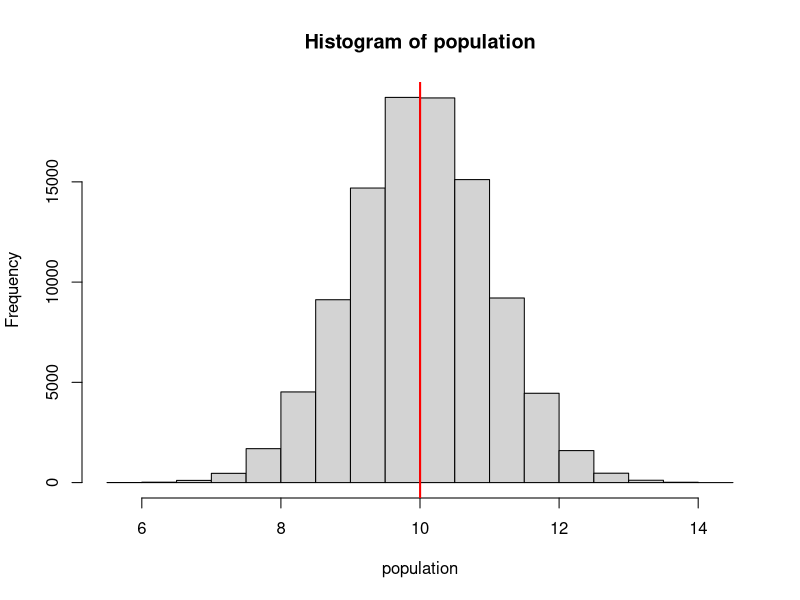
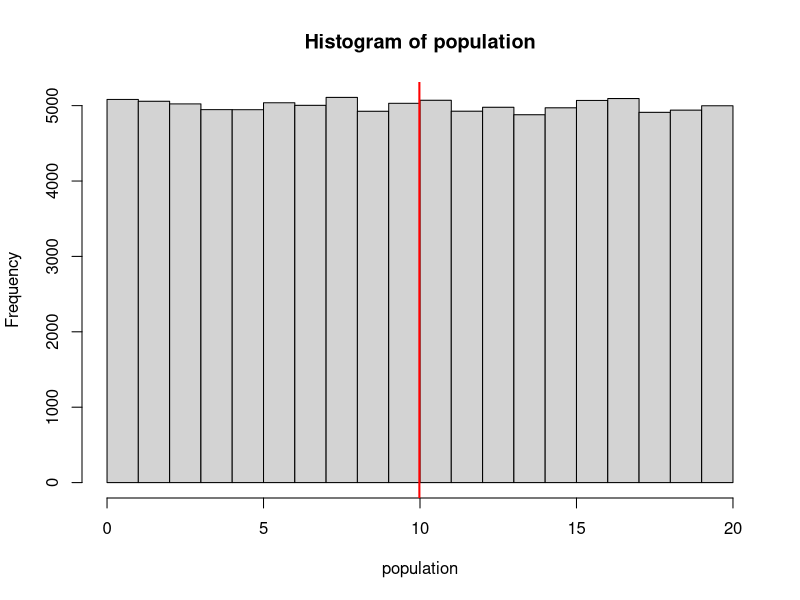
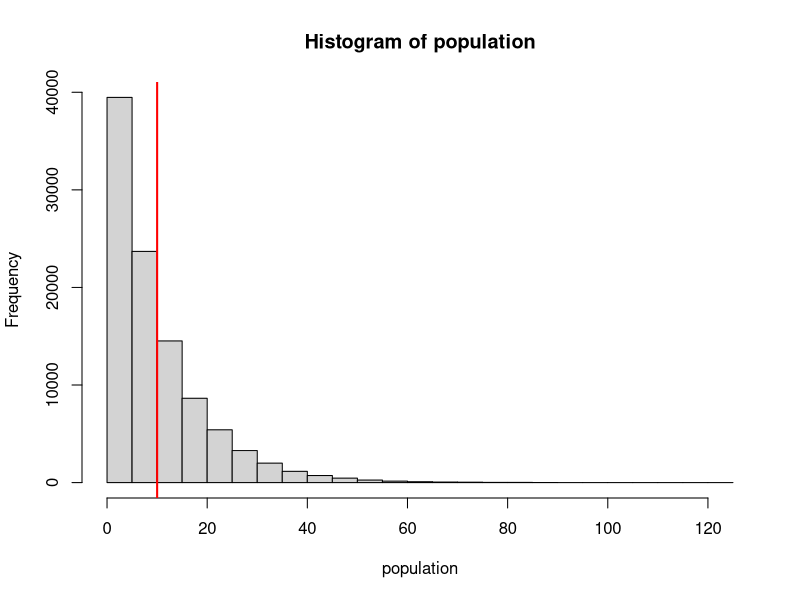
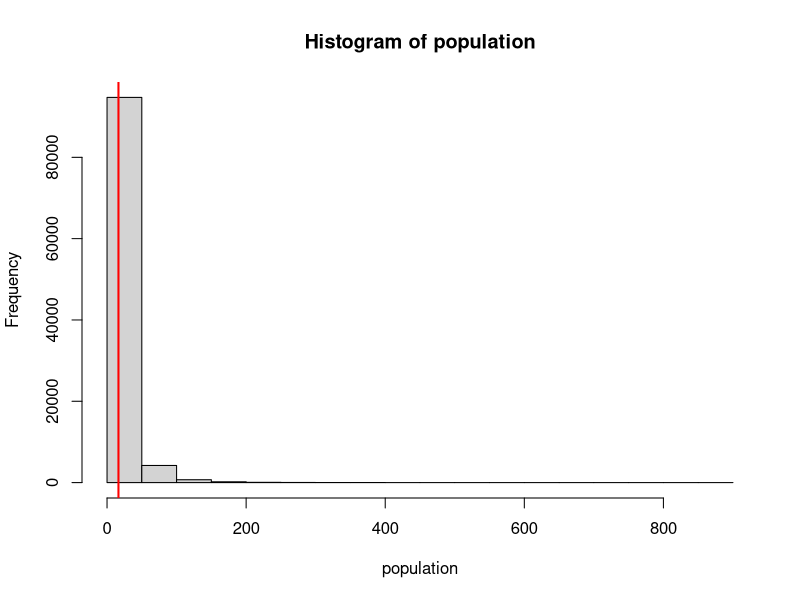

These charts were generated, in order, by the following R code:
# Central Limit Theorem (CLT)

# Normal distribution
n.population <- 100000
mu.population <- 10
sd.population <- 1
population <- rnorm(n.population, mean=mu.population, sd=sd.population)
mu.population <- mean(population)
var.population <- var(population)
hist(population)
abline(v=mu.population, col="red", lwd=2)

# Uniform distribution
n.population <- 100000
min.population <- 0
max.population <- 20
population <- runif(n.population, min=min.population, max=max.population)
mu.population <- mean(population)
var.population <- var(population)
hist(population)
abline(v=mu.population, col="red", lwd=2)

# Exponential distribution
n.population <- 100000
rate.popu <- 0.1
population <- rexp(n.population, rate.popu)
mu.population <- mean(population)
var.population <- var(population)
hist(population)
abline(v=mu.population, col="red", lwd=2)

# Lognormal distribution
n.population <- 100000
mean.log.popu <- log(10)
sdlog.popu <- 1
population <- rlnorm(n.population, meanlog=mean.log.popu, sdlog=sdlog.popu)
mu.population <- mean(population)
var.population <- var(population)
hist(population)
abline(v=mu.population, col="red", lwd=2)